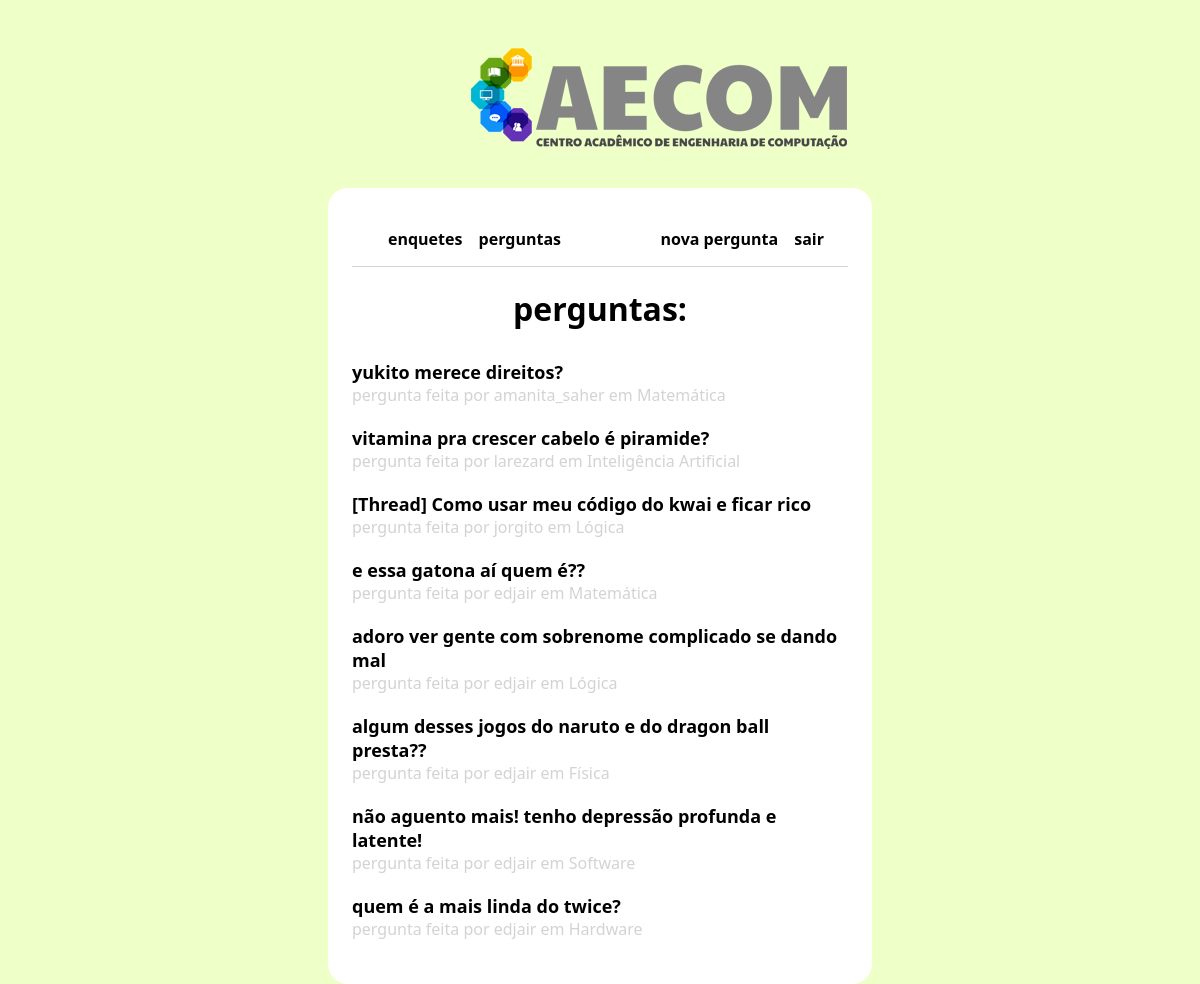
Before: /perguntas-all (signed in) with the older database file.
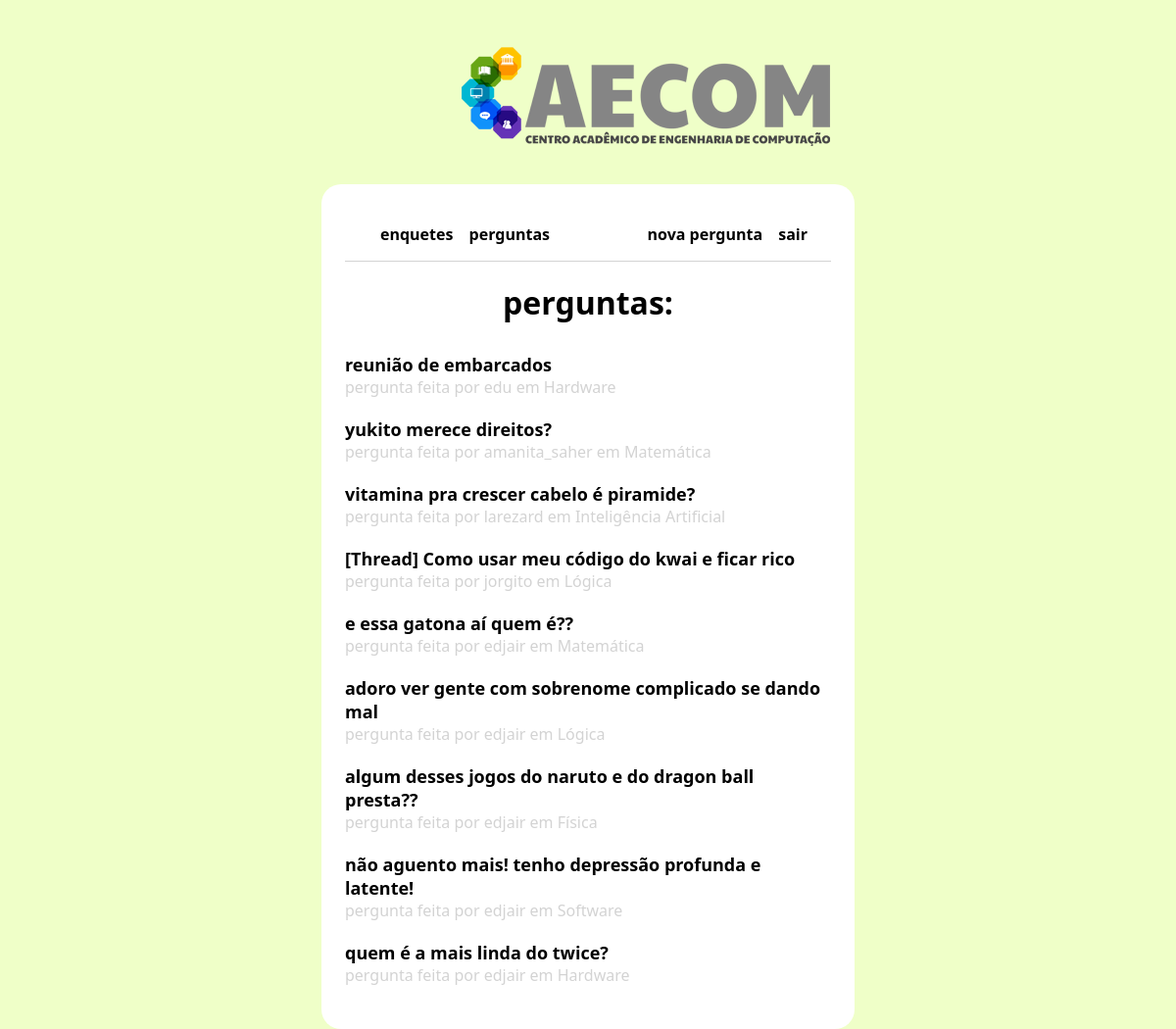
After: the same page with the newer database file.
### main/models.py (models this page shows, shortened)
class Questao(models.Model):
    area_choices = [
        ["Matemática", "Matemática"],
        ["Hardware", "Hardware"],
        ["Software", "Software"],
        ["Inteligência Artificial", "Inteligência Artificial"],
        ["Lógica", "Lógica"],
        ["Programação", "Programação"],
        ["Física", "Física"],
        ["Química", "Química"],
        ["Ciclo Básico", "Ciclo Básico"]
    ]
    author = models.ForeignKey(User, null=False, on_delete=models.CASCADE)
    title = models.CharField(max_length=200, null=False)
    body = models.TextField(null=False)
    area = models.CharField(max_length=200, choices=area_choices, null=False, default='Ciclo Básico')
    created_at = models.DateTimeField(auto_now_add=True)
    updated_at = models.DateTimeField(auto_now=True)

### main/views.py (the view)
# urls.py: path('perguntas-all', views.topicsPage, name='topics'),
@login_required(login_url='login')
def topicsPage(request):
    questions = Questao.objects.all().order_by('-created_at')
    context = {
        'questions': questions
    }
    return render(request, 'topics.html', context)

### main/templates/topics.html (shortened to what this page needs)
{% extends 'layouts/page.html' %}
{% block content %}
<div class="page">
<h1 class="title"> perguntas: </h1>
{% if not questions.all %}
        <p class="no-polls-text">não há enquetes disponíveis</p>
    {% else %}
    {% for question in questions %}
    <div class="question-list-item">
        <a href="{% url 'question' question.id %}">
            <p class="question-list-item-title">
                {{question.title}}
            </p>
            <p class="question-list-item-author">
                pergunta feita por {{question.author.username}} em {{question.area}}
            </p>
        </a>
    </div>
    {% endfor %}
{% endif %}
</div>
{% endblock %}

Changed rows visible on the page:
added Questao: title "reunião de embarcados", author.username "edu", area "Hardware"
